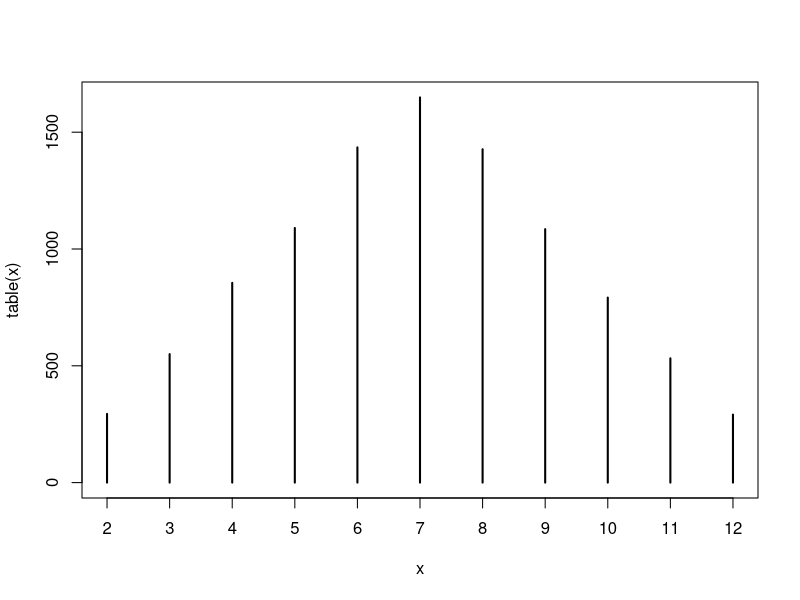
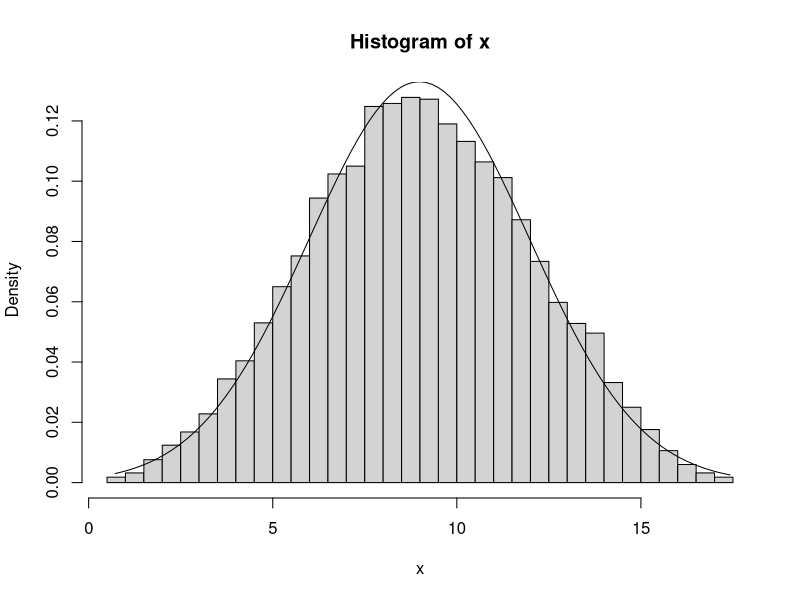
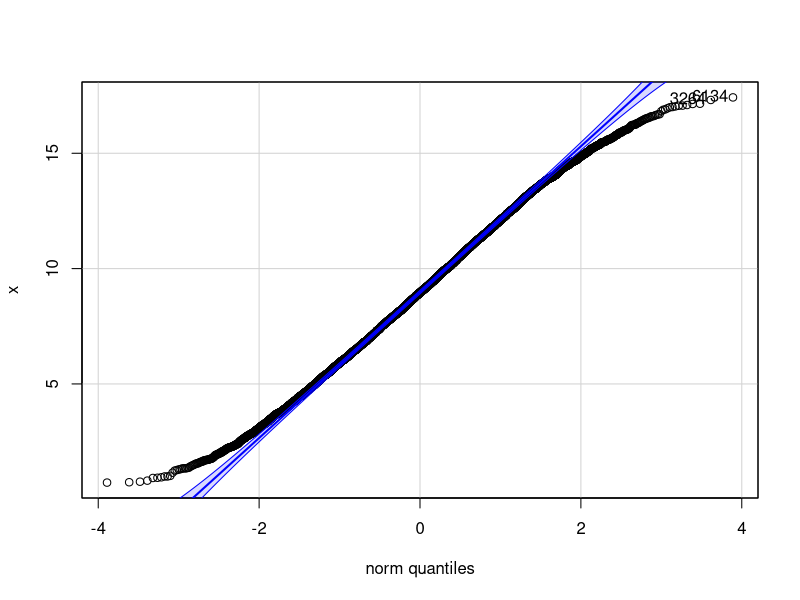

Reproduce these figures in R, in order.
x = rep(NA, 10000)
wid = 2
for (i in 1:length(x)){
  x[i] = sum(sample(1:6, wid, replace = TRUE))
}
mean(x)
var(x)
plot(table(x), type='h')



x = rep(NA, 10000)
wid = 3
for (i in 1:length(x)){
  x[i] = sum(runif(wid, 0, 6))
}
mean(x)
var(x)
hist(x, freq = FALSE, 30)
xs = seq(min(x),max(x),length.out = 100)
lines(xs,dnorm(xs,mean(x),sd(x)))

library(car)
qqPlot(x)
